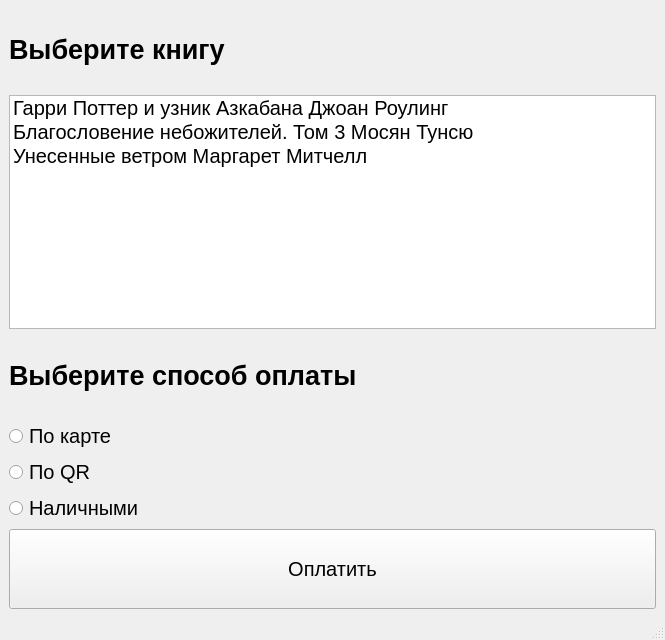
<?xml version="1.0" encoding="UTF-8"?>
<ui version="4.0">
 <class>MainWindow</class>
 <widget class="QMainWindow" name="MainWindow">
  <property name="geometry">
   <rect>
    <x>0</x>
    <y>0</y>
    <width>665</width>
    <height>640</height>
   </rect>
  </property>
  <property name="windowTitle">
   <string>MainWindow</string>
  </property>
  <widget class="QWidget" name="centralwidget">
   <layout class="QVBoxLayout" name="verticalLayout">
    <item>
     <widget class="QLabel" name="label">
      <property name="minimumSize">
       <size>
        <width>0</width>
        <height>80</height>
       </size>
      </property>
      <property name="font">
       <font>
        <pointsize>20</pointsize>
        <bold>true</bold>
       </font>
      </property>
      <property name="text">
       <string>Выберите книгу</string>
      </property>
     </widget>
    </item>
    <item>
     <widget class="QListWidget" name="listWidget">
      <property name="font">
       <font>
        <pointsize>15</pointsize>
       </font>
      </property>
      <item>
       <property name="text">
        <string>Гарри Поттер и узник Азкабана Джоан Роулинг</string>
       </property>
      </item>
      <item>
       <property name="text">
        <string>Благословение небожителей. Том 3 Мосян Тунсю</string>
       </property>
      </item>
      <item>
       <property name="text">
        <string>Унесенные ветром Маргарет Митчелл</string>
       </property>
      </item>
     </widget>
    </item>
    <item>
     <widget class="QLabel" name="label_2">
      <property name="sizePolicy">
       <sizepolicy hsizetype="Preferred" vsizetype="Preferred">
        <horstretch>0</horstretch>
        <verstretch>11</verstretch>
       </sizepolicy>
      </property>
      <property name="minimumSize">
       <size>
        <width>0</width>
        <height>80</height>
       </size>
      </property>
      <property name="maximumSize">
       <size>
        <width>16777215</width>
        <height>80</height>
       </size>
      </property>
      <property name="font">
       <font>
        <pointsize>20</pointsize>
        <bold>true</bold>
       </font>
      </property>
      <property name="text">
       <string>Выберите способ оплаты</string>
      </property>
     </widget>
    </item>
    <item>
     <widget class="QRadioButton" name="radioButton">
      <property name="font">
       <font>
        <pointsize>15</pointsize>
       </font>
      </property>
      <property name="text">
       <string>По карте</string>
      </property>
     </widget>
    </item>
    <item>
     <widget class="QRadioButton" name="radioButton_2">
      <property name="font">
       <font>
        <pointsize>15</pointsize>
       </font>
      </property>
      <property name="text">
       <string>По QR</string>
      </property>
     </widget>
    </item>
    <item>
     <widget class="QRadioButton" name="radioButton_3">
      <property name="font">
       <font>
        <pointsize>15</pointsize>
       </font>
      </property>
      <property name="text">
       <string>Наличными</string>
      </property>
     </widget>
    </item>
    <item>
     <widget class="QPushButton" name="pushButton">
      <property name="minimumSize">
       <size>
        <width>0</width>
        <height>80</height>
       </size>
      </property>
      <property name="maximumSize">
       <size>
        <width>16777215</width>
        <height>100</height>
       </size>
      </property>
      <property name="font">
       <font>
        <pointsize>15</pointsize>
       </font>
      </property>
      <property name="text">
       <string>Оплатить</string>
      </property>
     </widget>
    </item>
   </layout>
  </widget>
  <widget class="QMenuBar" name="menubar">
   <property name="geometry">
    <rect>
     <x>0</x>
     <y>0</y>
     <width>665</width>
     <height>22</height>
    </rect>
   </property>
  </widget>
  <widget class="QStatusBar" name="statusbar"/>
 </widget>
 <resources/>
 <connections/>
</ui>
